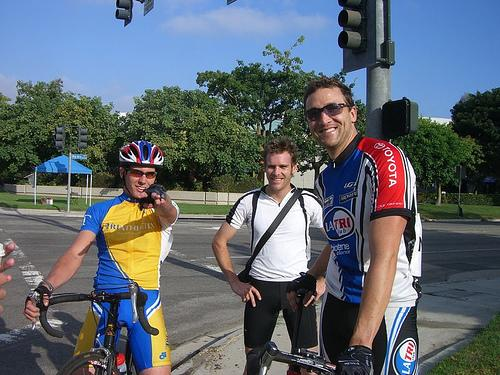
#> input picture train/2008_002932_jpg.rf.e7359ab99aafdaed63b336c553860d8f.jpg, 500 x 375 px, given in place of 1Z2J2ECZ7K49_jpg.rf.d2fc14830de2627001b057645785cab8.jpg, which was not available
$ jupyter execute --allow-errors process.ipynb   (text cells are left out)
#> lines starting #> are read from the running program, lines starting #| are printed output that depends on the picture; pictures that were not available may be replaced by others from this repository, and a replacement may not be noted
[cell 1]
import cv2
import numpy as np
import matplotlib.pyplot as plt
import matplotlib.patches as patches
from skimage.io import imread
from skimage.transform import resize
from skimage.feature import hog
from skimage import exposure
img = cv2.imread('1Z2J2ECZ7K49_jpg.rf.d2fc14830de2627001b057645785cab8.jpg')
#> img is the input picture: shape (375, 500, 3); mean B, G, R 111.4, 103.4, 94.9
img_t = img[32:468,20:567]
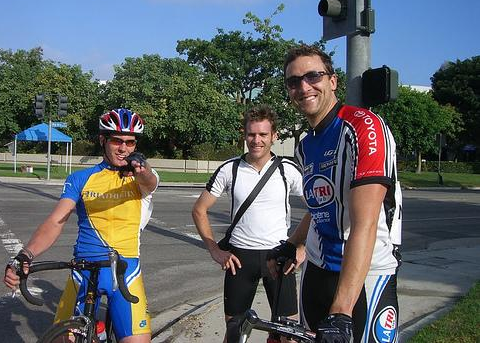
#> img_t: shape (343, 480, 3); mean B, G, R 103.5, 99.9, 94
#xmin,ymin,xmax,ymax
#20,32,567,468
img_rgb = cv2.cvtColor(img_t, cv2.COLOR_BGR2RGB)
plt.imshow(img_rgb)

[cell 2]
# Convert the original image to gray scale
img_gray = cv2.cvtColor(img_rgb, cv2.COLOR_BGR2GRAY)
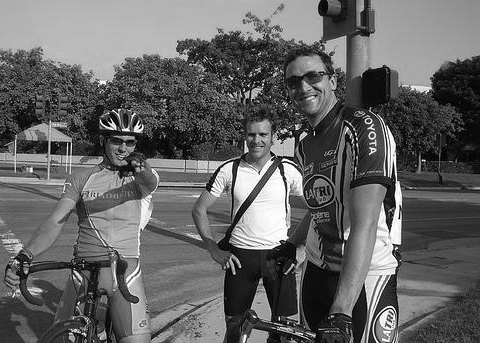
#> img_gray: shape (343, 480); min 0, max 255, mean 100.3
#20,32,567,468


# Specify the parameters for our HOG descriptor
img_s=cv2.resize(img_gray, (64, 128), interpolation=cv2.INTER_LINEAR)
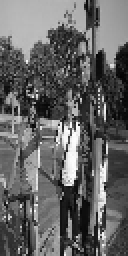
#> img_s: shape (128, 64) (shown 2 times larger); min 3, max 254, mean 100.1
plt.imshow(img_s)
print("Image shape:", img_s.shape)
#| Image shape: (128, 64)
print("Image dtype:", img_s.dtype)
#| Image dtype: uint8

[cell 3]
# [11 lines of commented-out code are left out]

[cell 4]
fd, hog_image = hog(img_s, orientations=9, pixels_per_cell=(8, 8),
                	cells_per_block=(2, 2), visualize=True)
#> fd = 3780 values, max 0.419 at index 101, min 0 at index 5, mean 0.139
plt.axis("off")
plt.imshow(hog_image, cmap="gray")
print(hog_image)
#> (printed output is left out)
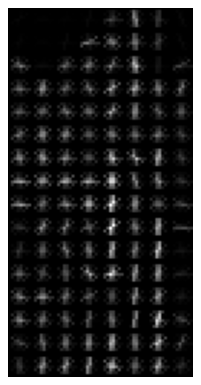
#> figure drawn by matplotlib, 1 panel

[cell 5]
#Clear folders
import os
for entry in os.scandir("people"):
    if entry.name.endswith(".txt"):
        os.remove(entry.path)
for entry in os.scandir("notpeople"):
    if entry.name.endswith(".txt"):
        os.remove(entry.path)

[cell 6]
import csv
import numpy as np
numberoftrainingimages=1000
num=0
#> (the rest of this cell did not finish here and is left out)

[cell 7]
def count_files(directory):
    return sum(1 for item in os.listdir(directory) if os.path.isfile(os.path.join(directory, item)))

print(count_files("people"))
print(count_files("notpeople"))

$ run again, on train/2010_001846_jpg.rf.f433dee39af59a4670f26e69559213ef.jpg
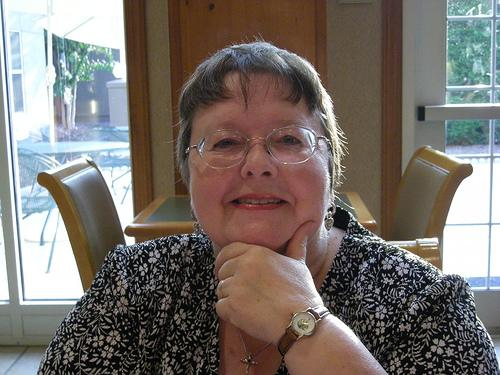
#> input picture train/2010_001846_jpg.rf.f433dee39af59a4670f26e69559213ef.jpg, 500 x 375 px, given in place of 1Z2J2ECZ7K49_jpg.rf.d2fc14830de2627001b057645785cab8.jpg, which was not available
#> img is the input picture: shape (375, 500, 3); mean B, G, R 106.8, 112.3, 119.9
#> `img_s=cv2.resize(img_gray, (64, 128), interpolation=cv2.INTER_LINEAR)`:
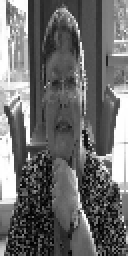
#> img_s: shape (128, 64) (shown 2 times larger); min 0, max 255, mean 107.3
#| Image shape: (128, 64)
#| Image dtype: uint8
#> fd = 3780 values, max 0.421 at index 1800, min 0 at index 12, mean 0.132
#> (printed output is left out)
#> `[cell 4] fd, hog_image = hog(img_s, orientations=9, pixels_per_cell=(8..`:
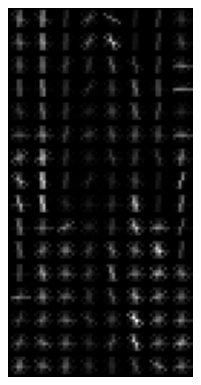
#> figure drawn by matplotlib, 1 panel

$ run again, on train/2010_003894_jpg.rf.9d5f1b2379daf2691c08fdbc5a0fbe46.jpg
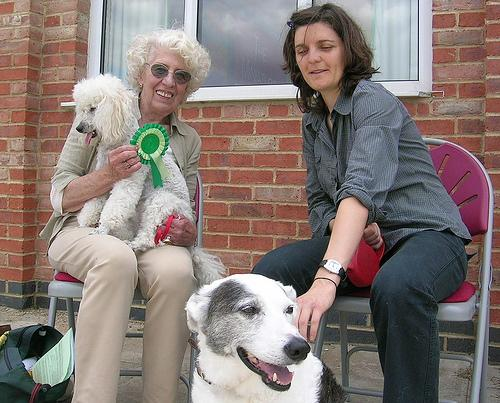
#> input picture train/2010_003894_jpg.rf.9d5f1b2379daf2691c08fdbc5a0fbe46.jpg, 500 x 403 px, given in place of 1Z2J2ECZ7K49_jpg.rf.d2fc14830de2627001b057645785cab8.jpg, which was not available
#> img is the input picture: shape (403, 500, 3); mean B, G, R 117.7, 122.3, 135.5
#> `img_s=cv2.resize(img_gray, (64, 128), interpolation=cv2.INTER_LINEAR)`:
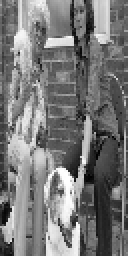
#> img_s: shape (128, 64) (shown 2 times larger); min 1, max 255, mean 120.2
#| Image shape: (128, 64)
#| Image dtype: uint8
#> fd = 3780 values, max 0.449 at index 2169, min 0 at index 13, mean 0.137
#> (printed output is left out)
#> `[cell 4] fd, hog_image = hog(img_s, orientations=9, pixels_per_cell=(8..`:
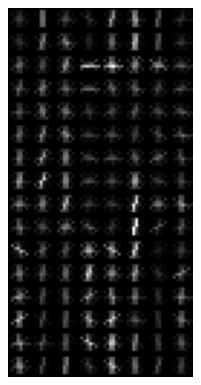
#> figure drawn by matplotlib, 1 panel

$ run again, on train/2010_004360_jpg.rf.a8b93ff15a22cc04f5c27aae0481f7ae.jpg
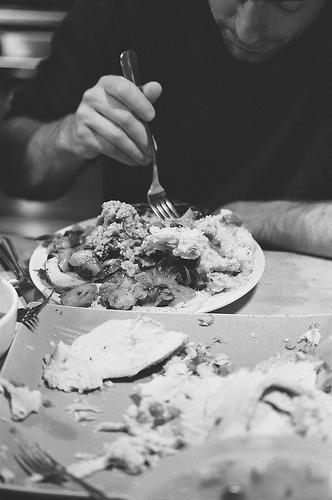
#> input picture train/2010_004360_jpg.rf.a8b93ff15a22cc04f5c27aae0481f7ae.jpg, 332 x 500 px, given in place of 1Z2J2ECZ7K49_jpg.rf.d2fc14830de2627001b057645785cab8.jpg, which was not available
#> img is the input picture: shape (500, 332, 3); min 0, max 255, mean 123.2
#> `img_s=cv2.resize(img_gray, (64, 128), interpolation=cv2.INTER_LINEAR)`:
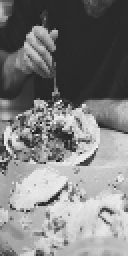
#> img_s: shape (128, 64) (shown 2 times larger); min 19, max 249, mean 127.2
#| Image shape: (128, 64)
#| Image dtype: uint8
#> fd = 3780 values, max 0.456 at index 1498, min 0 at index 25, mean 0.132
#> (printed output is left out)
#> `[cell 4] fd, hog_image = hog(img_s, orientations=9, pixels_per_cell=(8..`:
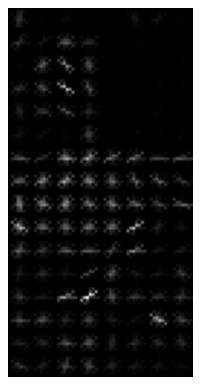
#> figure drawn by matplotlib, 1 panel
